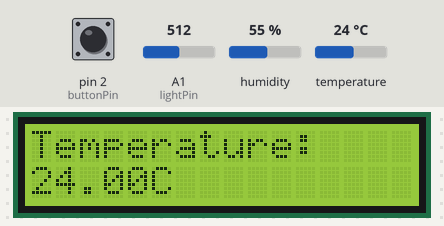
The sketch below on a simulated Arduino Uno, built with avr-gcc and run on an emulated ATmega328P. On the bench: 16×2 character LCD. The inputs (shaded band) are chosen by the test bench; at power-on: pin 2 (buttonPin) LOW, humidity 55 %, A1 (lightPin) = 512, temperature 24 °C. What the sketch prints to the serial monitor is not drawn.

Above: at 1.2 s.
1.3 s: pin 2 (buttonPin) pulled HIGH for 2.35 s
At 3.0 s:
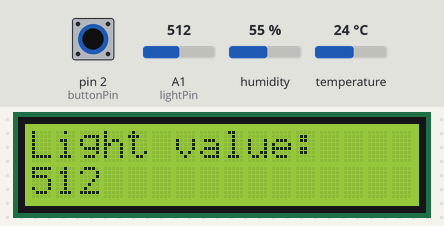
5.1 s: pin 2 (buttonPin) pulled HIGH for 2.35 s
At 6.6 s:
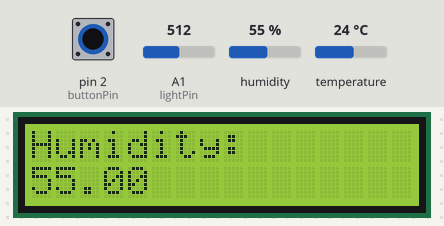
8.9 s: humidity set to 22 %
At 10.5 s:
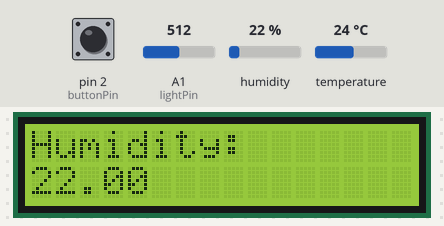
11.6 s: humidity set to 40 %
At 13.5 s:
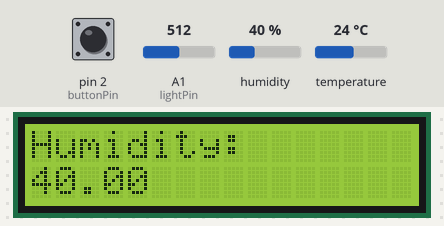
14.3 s: humidity set to 68 %
At 17.4 s:
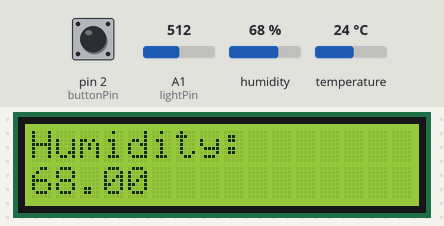
Timing chart, 0 to 18.6 s (numbered marks = the images above; inputs shaded):
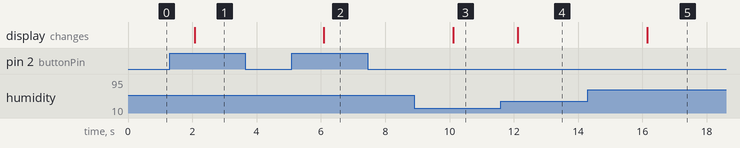

Measured:
- after the input at 1.3 s, the display: changes after 0.78 s (image 1)
- after the input at 5.1 s, the display: changes after 0.99 s (image 2)
- after the input at 8.9 s, the display: changes after 1.2 s (image 3)
- after the input at 11.6 s, the display: changes after 0.52 s (image 4)
- after the input at 14.3 s, the display: changes after 1.8 s (image 5)

The sketch:

EMS_Final.ino
```cpp
#include <LiquidCrystal.h>
#include "DHT.h"
LiquidCrystal lcd(12, 11, 7, 6, 5, 4);
const int tempPin = 9;
const int lightPin = A1;
const float baselineTemp = 20;
const int buttonPin = 2;

#define DHTTYPE DHT22
#define DHTPIN 9
DHT dht(DHTPIN, DHTTYPE);

int currentState = 0;
static unsigned long last_interrupt_time = 0;


void changeState() {
  unsigned long interrupt_time = millis();
  if (interrupt_time - last_interrupt_time > 100) {
    if (currentState == 2) {
      currentState = 0;
    } else {
      currentState++;
    }
    Serial.print("Interrupted state: ");
    Serial.println(currentState);
  }
  last_interrupt_time = interrupt_time;
}

void setup() {
  ///code for temperature sensor
  Serial.begin(9600);


  pinMode(buttonPin, INPUT);
  pinMode(DHTPIN, INPUT_PULLUP);
  attachInterrupt(digitalPinToInterrupt(buttonPin), changeState, RISING);

  lcd.begin(16, 2);
  dht.begin();
  pinMode(lightPin, INPUT);
}

int lightSensorValue = 0;
int lightVal = 0;

int readLight() {
  lightSensorValue = analogRead(lightPin);
  lightVal = lightSensorValue / 4;
  return lightSensorValue;
}

float readTemperature() {

  // float h = dht.readHumidity();
  float t = dht.readTemperature();
  return t;
}

float readHumidity() {
  float h = dht.readHumidity();
  return h;
}

void printTemp(float temp) {
  lcd.clear();
  lcd.setCursor(0, 0);
  lcd.print("Temperature:");
  lcd.setCursor(0, 1);
  lcd.print(temp);
  lcd.print("C");
}

void printLight(int light) {
  lcd.clear();
  lcd.setCursor(0, 0);
  lcd.print("Light value:");
  lcd.setCursor(0, 1);
  lcd.print(light);
}

void printHumidity(float humidity) {
  Serial.print("Humidity: ");
  Serial.println(humidity);
  lcd.clear();
  lcd.setCursor(0, 0);
  lcd.print("Humidity:");
  lcd.setCursor(0, 1);
  lcd.print(humidity);
}


void loop() {
  ///tempearture


  // int reading = digitalRead(buttonPin);
  // if (reading == HIGH) {

  // }
  switch (currentState) {
    case 0:
      //Temperature
      printTemp(readTemperature());
      break;
    case 1:
      printLight(readLight());
      break;
    case 2:
      printHumidity(readHumidity());
      break;
    default:
      break;
  }

  // readLight();

  // float temp = readTemperature();

  // printTemp(temp);

  // Serial.println(reading);


  delay(2000);
  // put your main code here, to run repeatedly:
}
```
